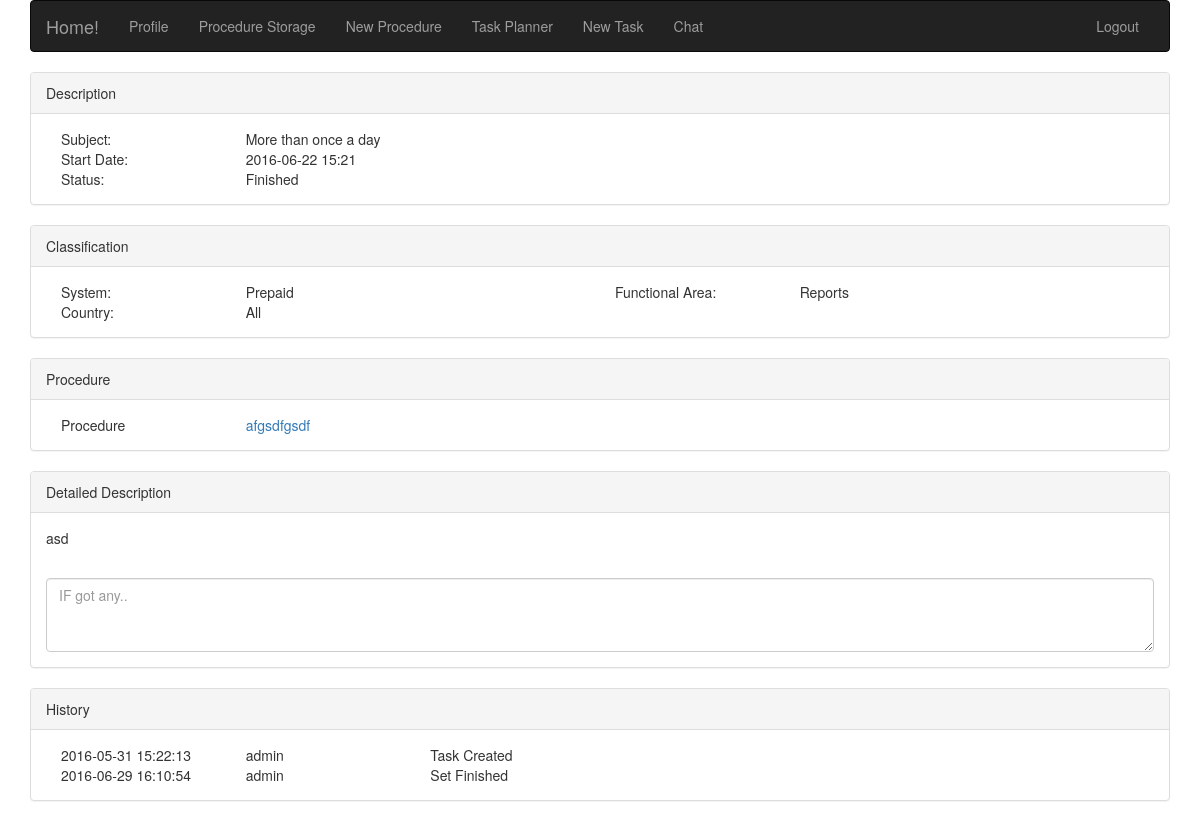
The page /task.php?taskid=192 (signed in) on the database its author committed.
### tables this page shows
CREATE TABLE IF NOT EXISTS `classcountry` (
  `ClassCountryID` int(11) NOT NULL,
  `ClassCountryName` varchar(50) NOT NULL,
  `ClassCountryPic` blob NOT NULL
);

CREATE TABLE IF NOT EXISTS `tasklist` (
  `tasklistid` int(11) NOT NULL,
  `taskid` int(11) NOT NULL,
  `taskname` varchar(250) NOT NULL,
  `tlistfulldate` date NOT NULL,
  `tlisttime` time NOT NULL,
  `tlistsystem` int(11) NOT NULL,
  `tlistcountry` int(11) NOT NULL,
  `tlistfuncarea` int(11) NOT NULL,
  `tliststate` int(11) NOT NULL,
  `tlistprocedure` int(11) NOT NULL,
  `tlistdescription` text NOT NULL,
  `tlistcreatedate` datetime NOT NULL,
  `tlistcreatename` varchar(20) NOT NULL,
  `tlistcreatestate` int(11) NOT NULL
);

CREATE TABLE IF NOT EXISTS `taskstate` (
  `taskstateid` int(11) NOT NULL,
  `taskstate` varchar(50) NOT NULL
);

CREATE TABLE IF NOT EXISTS `classsystem` (
  `ClassSysID` int(11) NOT NULL,
  `ClassSysName` varchar(50) NOT NULL
);

CREATE TABLE IF NOT EXISTS `classfuncarea` (
  `ClassFuncID` int(11) NOT NULL,
  `ClassFuncName` varchar(50) NOT NULL
);

CREATE TABLE IF NOT EXISTS `procedures` (
  `ProcID` int(11) NOT NULL,
  `ProcTitle` varchar(250) NOT NULL,
  `ProcSystem` int(11) NOT NULL,
  `ProcCountry` int(11) NOT NULL,
  `ProcFuncArea` int(11) NOT NULL,
  `ProcDescript` text NOT NULL,
  `ProcDependecies` text NOT NULL,
  `ProcAccess` text NOT NULL,
  `ProcDescription` text NOT NULL,
  `ProcTroubleshooting` text NOT NULL,
  `ProcImpact` text NOT NULL
);

CREATE TABLE IF NOT EXISTS `tasklisthistory` (
  `tasklisthistoryid` int(11) NOT NULL,
  `taskid` int(11) NOT NULL,
  `tasklistid` int(11) NOT NULL,
  `modifydate` datetime NOT NULL DEFAULT CURRENT_TIMESTAMP,
  `modifyname` varchar(50) NOT NULL,
  `modifystate` int(11) NOT NULL,
  `modifycomment` text NOT NULL
);

### adds/queries.php (called while the page is built, shortened)
<?php
	$link = mysqli_connect(DB_HOST, DB_USER, DB_PASS, DB_NAME)or die("Cannot Connect");
    function selectTask($taskid){
        global $link;
        $sql="SELECT
                TL.taskname,
                CONCAT(TL.tlistfulldate,'  ', TIME_FORMAT(TL.tlisttime, '%H:%i')),
                TS.taskstate,
                CS.ClassSysName,
                CF.classfuncname,
                CC.ClassCountryName,
                P.proctitle,
                TL.tlistprocedure,
                TL.tlistdescription,
                -- IF(LENGTH(TLH.modifydate)>0, TLH.modifydate, TL.tlistcreatedate),
                TL.tlistcreatedate,
                -- IF(LENGTH(TLH.modifyname)>0, TLH.modifyname, TL.tlistcreatename),
                TL.tlistcreatename,
                'Task Created'
                -- TLH.modifycomment
                FROM classcountry CC, classfuncarea CF, classsystem CS, taskstate TS, procedures P, tasklist TL LEFT JOIN tasklisthistory TLH ON TL.tasklistid = TLH.tasklistid
                WHERE
                    TL.tlistsystem = CS.classsysid
                    AND
                    TL.tlistcountry = CC.classcountryid
                    AND
                    TL.tlistfuncarea = CF.classfuncid
                    AND
                    TL.tliststate = TS.taskstateid
                    AND
                    TL.tlistprocedure = P.procid
                    AND
                    TL.tasklistid = '$taskid'";
            if (mysqli_query($link, $sql)) {
                    return(mysqli_fetch_all($link->query($sql)));
                } else {
                    echo "Error: " . $sql . "<br>" . mysqli_error($link);
                }
    }
    function selectTaskHistory($taskid){
        global $link;
        $sql="SELECT
                TLH.modifydate,
                TLH.modifyname,
                CONCAT('Set ', TS.taskstate),
                IF(LENGTH(TLH.modifycomment)>0, TLH.modifycomment, '&nbsp;')
            FROM
                tasklisthistory TLH, taskstate TS
            WHERE
                TLH.modifystate = TS.taskstateid
                AND
                TLH.tasklistid = '$taskid';";
        if (mysqli_query($link, $sql)) {
                    return(mysqli_fetch_all($link->query($sql)));
                } else {
                    echo "Error: " . $sql . "<br>" . mysqli_error($link);
                }
    }
?>

### task.php (the view, shortened to what this page needs)
<html lang="en">
<head>
	<link rel="stylesheet" type="text/css" href="/root/PS/css/bootstrap.css">
	<link rel="stylesheet" type="text/css" href="/root/PS/css/my_style.css">
	<?php $taskid = $_GET['taskid']; ?>
</head>
<body>
	<?php
        include_once('./adds/queries.php');
    ?>
    <div class="container">
    	<?php include_once('navigation.php');
    		$selectTask = selectTask($taskid);
    		foreach ($selectTask as $key => $selectTaskItem) {
    			$taskname = $selectTaskItem[0];
    			$taskstartdate = $selectTaskItem[1];
    			$taskstate = $selectTaskItem[2];
    			$tasksystem = $selectTaskItem[3];
    			$taskfuncarea = $selectTaskItem[4];
    			$taskcountry = $selectTaskItem[5];
    			$taskproctitle = $selectTaskItem[6];
    			$taskprocid = $selectTaskItem[7];
    			$taskdescription = $selectTaskItem[8];
    			$taskcreatedate = $selectTaskItem[9];
    			$taskcreatename = $selectTaskItem[10];
                $taskmodstatus = $selectTaskItem[11];
    		}
    	?>
    	<div class="panel panel-default">
    		<div class="panel-heading">Description</div>
    		<div class="panel-body">
    			<div class="col-sm-2">Subject: </div>
    			<div class="col-sm-10"><?php echo $taskname ?></div>
    			<div class="col-sm-2">Start Date: </div>
    			<siv class="col-sm-10"><?php echo $taskstartdate ?></siv>
    			<div class="col-sm-2">Status:  </div>
    			<siv class="col-sm-10"><?php echo $taskstate ?></siv>
    		</div>
    	</div>
    	<div class="panel panel-default">
    		<div class="panel-heading">Classification</div>
    		<div class="panel-body">
    			<div class="col-sm-2">System: </div>
    			<div class="col-sm-4"><?php echo $tasksystem ?></div>
    			<div class="col-sm-2">Functional Area: </div>
    			<div class="col-sm-4"><?php echo $taskfuncarea ?></div>
    			<div class="col-sm-2">Country: </div>
    			<div class="col-sm-10"><?php echo $taskcountry ?></div>
    		</div>
    	</div>
    	<div class="panel panel-default">
    		<div class="panel-heading">Procedure</div>
    		<div class="panel-body">
    			<div class="col-sm-2">Procedure</div>
    			<div class="col-sm-10"><?php echo '<a href="procedure.php?procID='.$taskprocid.'&procName='.$taskproctitle.'" target="_blank">'.$taskproctitle.'</a>' ?></div>
    		</div>
    	</div>
    	<div class="panel panel-default">
    		<div class="panel-heading">Detailed Description</div>
    		<div class="panel-body"><?php echo $taskdescription ?></div>
    		<div class="panel-body">
    			<textarea class="form-control" rows="3" placeholder="IF got any.."></textarea>
    		</div>
    	</div>
    	<div class="panel panel-default">
    		<div class="panel-heading">History</div>
    		<div class="panel-body">
    			<div class="col-sm-2"><?php echo $taskcreatedate ?></div>
    			<div class="col-sm-2"><?php echo $taskcreatename ?></div>
    			<div class="col-sm-8"><?php echo $taskmodstatus ?></div>
                <?php
                $taskhistory = selectTaskHistory($taskid);
                foreach ($taskhistory as $key => $taskhistoryitem) {
                    echo "
                        <div class='col-sm-2'>".$taskhistoryitem[0]."</div>
                        <div class='col-sm-2'>".$taskhistoryitem[1]."</div>
                        <div class='col-sm-2'>".$taskhistoryitem[2]."</div>
                        <div class='col-sm-6'>".$taskhistoryitem[3]."</div>
                    ";
                }
                ?>
    		</div>
    	</div>
    </div>
</body>
</html>

### css/my_style.css (style rules this page uses)
html { overflow-y: scroll !important; }

### rows shown on the page
classcountry: tasklist.taskname "More than once a day", taskstate.taskstate "Finished", classsystem.ClassSysName "Prepaid", classfuncarea.ClassFuncName "Reports", ClassCountryName "All", procedures.ProcTitle "afgsdfgsdf", tasklist.tlistdescription "asd", tasklist.tlistcreatedate "2016-05-31 15:22:13", tasklist.tlistcreatename "admin"
tasklisthistory: modifydate "2016-06-29 16:10:54", modifyname "admin", taskhistoryitem "Set Finished"

### other values the page prints
$taskstartdate "2016-06-22 15:21"
$taskmodstatus "Task Created"
